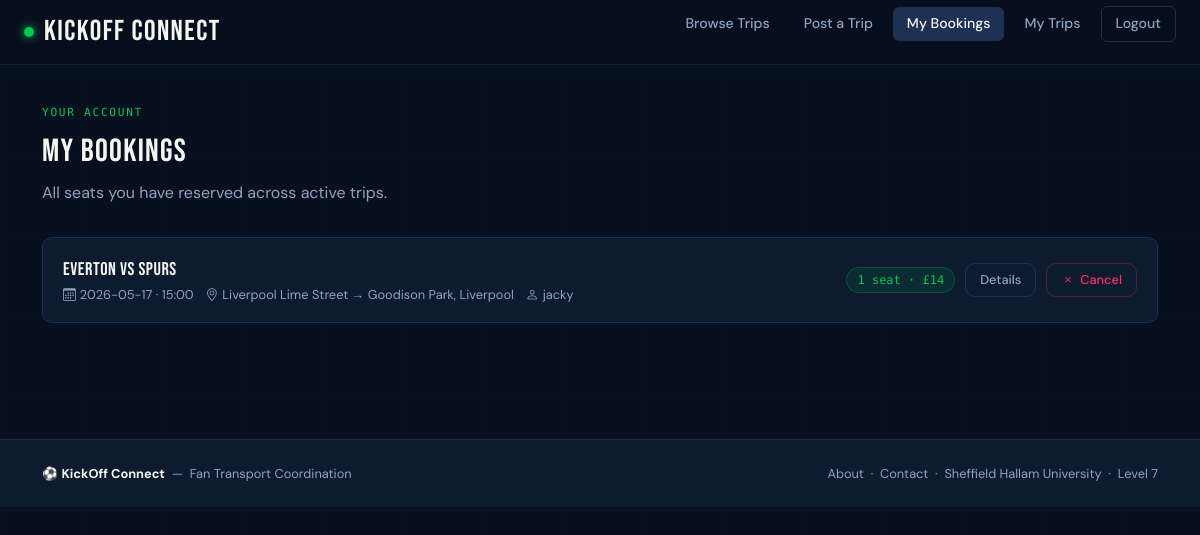
Page /bookings/ (signed in) on the committed database.
### tables this page shows
CREATE TABLE bookings (
            id INTEGER PRIMARY KEY AUTOINCREMENT,
            user_id INTEGER NOT NULL,
            trip_id INTEGER NOT NULL,
            seats INTEGER NOT NULL,
            created TIMESTAMP DEFAULT CURRENT_TIMESTAMP,
            FOREIGN KEY (user_id) REFERENCES users(id),
            FOREIGN KEY (trip_id) REFERENCES trips(id)
        );

CREATE TABLE trips (
            id INTEGER PRIMARY KEY AUTOINCREMENT,
            user INTEGER NOT NULL,
            match_title TEXT NOT NULL,
            competition TEXT,
            match_date TEXT,
            "kick-off_time" TEXT,
            departure_point TEXT,
            departure_time TEXT,
            destination TEXT,
            total_seats INTEGER NOT NULL,
            price REAL NOT NULL,
            notes TEXT,
            poster TEXT,
            created TIMESTAMP DEFAULT CURRENT_TIMESTAMP,
            FOREIGN KEY (user) REFERENCES users(id)
        );

### app.py (the view)
@app.route('/bookings/')
def myBookings():
    user_id = session.get('user_id')
    if user_id is None:
        flash(category='warning', message='You must be logged in to view your bookings.')
        return redirect(url_for('login'))
    booking_list = get_bookings_by_user(user_id)
    return render_template('bookings.html', title="My Bookings", bookings=booking_list)

### app.py (called while the page is built)
@app.context_processor
def inject_csrf_token():
    return dict(csrf_token=generate_csrf())

@app.context_processor
def inject_site_name():
    return dict(siteName=siteName)

@app.template_filter()
def get_username(user_id):
    user = get_user_by_id(user_id)
    return user['username'] if user else 'Unknown'

### db/db.py (called while the page is built)
def get_db():
    conn = sqlite3.connect(DATABASE)
    conn.row_factory = sqlite3.Row
    return conn

def get_user_by_id(user_id):
    conn = get_db()
    cur = conn.cursor()
    cur.execute('SELECT * FROM users WHERE id = ?', (user_id,))
    user = cur.fetchone()
    conn.close()
    return user

def get_bookings_by_user(user_id):
    conn = get_db()
    cur = conn.cursor()
    cur.execute('''
        SELECT b.id, b.seats, b.created,
               t.id AS trip_id, t.match_title, t.competition, t.match_date,
               t."kick-off_time", t.departure_point, t.destination, t.price, t.user AS organiser
        FROM bookings b
        JOIN trips t ON b.trip_id = t.id
        WHERE b.user_id = ?
        ORDER BY t.match_date ASC
    ''', (user_id,))
    bookings = cur.fetchall()
    conn.close()
    return bookings

### templates/bookings.html (shortened to what this page needs)
{% extends "base.html" %}
{% block content %}
<div class="kc-section">
  <div class="container">
    <div class="section-label">Your Account</div>
    <div class="section-title">My Bookings</div>
    <p style="color:var(--fog);margin-bottom:2rem;">All seats you have reserved across active trips.</p>
    {% if bookings %}
      {% for booking in bookings %}
        <div class="booking-row">
          <div>
            <a href="{{ url_for('trip', id=booking['trip_id']) }}" style="text-decoration:none;">
              <div class="booking-row-match">{{ booking['match_title'] }}</div>
            </a>
            <div class="booking-row-meta">
              <span><i class="bi bi-calendar3"></i> {{ booking['match_date'] }} &middot; {{ booking['kick-off_time'] }}</span>
              <span><i class="bi bi-geo-alt"></i> {{ booking['departure_point'] }} &rarr; {{ booking['destination'] }}</span>
              <span><i class="bi bi-person"></i> {{ booking['organiser'] | get_username }}</span>
            </div>
          </div>
          <div style="display:flex;align-items:center;gap:10px;flex-shrink:0;">
            <span class="seats-chip">{{ booking['seats'] }} seat{{ 's' if booking['seats'] != 1 }} &middot; £{{ "%.0f"|format(booking['seats'] * booking['price']) }}</span>
            <a href="{{ url_for('trip', id=booking['trip_id']) }}" class="btn-kc-outline" style="font-size:0.8rem;padding:6px 14px;">Details</a>
            <form method="post" action="{{ url_for('cancel', id=booking['id']) }}"
                  onsubmit="return confirm('Cancel this booking?');">
              <button type="submit" class="btn-kc-danger" style="font-size:0.8rem;padding:6px 14px;">
                <i class="bi bi-x"></i> Cancel
              </button>
            </form>
          </div>
        </div>
      {% endfor %}
    {% else %}
      <div class="empty-state">
        <i class="bi bi-ticket-perforated"></i>
        <p>You haven't booked any trips yet.</p>
        <a href="{{ url_for('trips') }}" class="btn-kc btn-kc-lg mt-3">Browse Trips</a>
      </div>
    {% endif %}
  </div>
</div>
{% endblock %}

### static/styles.css (style rules this page uses)
:root { --pitch: #00c853; --pitch-dk: #009624; --navy: #08101f; --navy-md: #0d1a30; --navy-lt: #132240; --slate: #1e3155; --chalk: #f4f6f0; --fog: #8fa3be; --amber: #ffab00; --red: #f5365c; --font-display: 'Bebas Neue', sans-serif; --font-body: 'DM Sans', sans-serif; --font-mono: 'DM Mono', monospace; --radius: 10px; --radius-lg: 18px; }
*, *::before, *::after { box-sizing: border-box; margin: 0; padding: 0; }
html { scroll-behavior: smooth; }
body { font-family: var(--font-body); background: var(--navy); color: var(--chalk); min-height: 100vh; overflow-x: hidden; }
body::before { content: ''; position: fixed; inset: 0; background-image: repeating-linear-gradient(90deg, rgba(0,200,83,0.018) 0px, rgba(0,200,83,0.018) 1px, transparent 1px, transparent 80px), repeating-linear-gradient(0deg, rgba(0,200,83,0.018) 0px, rgba(0,200,83,0.018) 1px, transparent 1px, transparent 80px); pointer-events: none; z-index: 0; }
.section-label { font-family: var(--font-mono); font-size: 0.7rem; letter-spacing: 0.15em; text-transform: uppercase; color: var(--pitch); margin-bottom: 0.4rem; }
.section-title { font-family: var(--font-display); font-size: 2rem; letter-spacing: 0.04em; color: var(--chalk); margin-bottom: 0.3rem; }
.kc-section { padding: 2.5rem 0; position: relative; z-index: 1; }
.btn-kc-outline { background: transparent; color: var(--fog); font-family: var(--font-body); font-weight: 500; font-size: 0.88rem; padding: 8px 20px; border: 1px solid var(--slate); border-radius: var(--radius); cursor: pointer; transition: all 0.2s; text-decoration: none; display: inline-flex; align-items: center; gap: 6px; white-space: nowrap; }
.btn-kc-danger { background: transparent; color: var(--red); font-family: var(--font-body); font-weight: 500; font-size: 0.88rem; padding: 8px 20px; border: 1px solid rgba(245,54,92,0.3); border-radius: var(--radius); cursor: pointer; transition: all 0.2s; text-decoration: none; display: inline-flex; align-items: center; gap: 6px; white-space: nowrap; }
.booking-row { background: var(--navy-md); border: 1px solid var(--slate); border-radius: var(--radius); padding: 1.1rem 1.25rem; display: flex; align-items: center; justify-content: space-between; gap: 1rem; margin-bottom: 0.75rem; transition: border-color 0.2s; }
.booking-row-match { font-family: var(--font-display); font-size: 1.15rem; letter-spacing: 0.03em; color: var(--chalk); margin-bottom: 2px; }
.booking-row-meta { font-size: 0.8rem; color: var(--fog); display: flex; gap: 12px; flex-wrap: wrap; }
.booking-row-meta span { display: flex; align-items: center; gap: 4px; }
.seats-chip { background: rgba(0,200,83,0.1); border: 1px solid rgba(0,200,83,0.25); color: var(--pitch); font-family: var(--font-mono); font-size: 0.75rem; padding: 3px 10px; border-radius: 20px; white-space: nowrap; }

### rows in the picture
bookings: match_title "Everton vs Spurs", match_date "2026-05-17", booking "15:00", departure_point "Liverpool Lime Street", destination "Goodison Park, Liverpool", organiser|get_username "jacky", seats "1", booking['seats']*booking['price'] "14"
